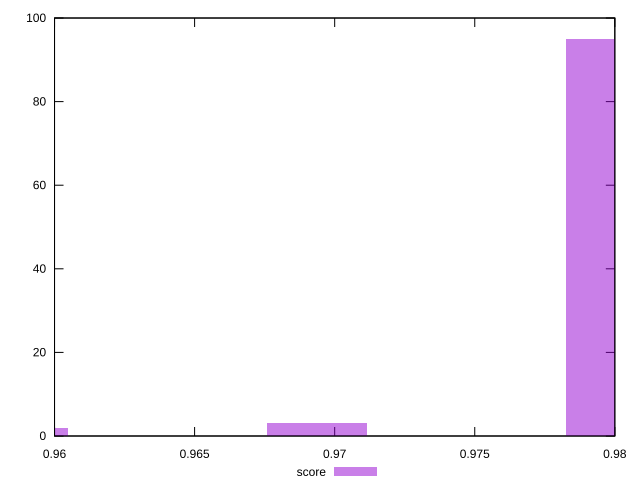

gnuplot code for this plot:
reset

$score <<EOF
0.9693710963117207 3
0.9800235259415198 95
0.9587186666819215 2
EOF

set key outside below
set boxwidth 0.0035508098765997093
set xrange [0.96:0.98]
set yrange [0:100]
set trange [0:100]
set style fill transparent solid 0.5 noborder
set terminal svg size 640, 490 enhanced background rgb 'white'
set output "report_00016_2021-02-10T13-31-48.338Z/total-byte-weight/samples/pages/score/histogram.svg"

plot $score title "score" with boxes

reset
